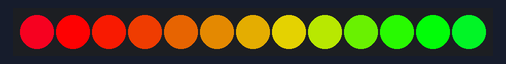
This sketch was run on a simulated Arduino Uno, built with avr-gcc and run on an emulated ATmega328P. Parts: 13 RGB LEDs in strip order, left to right.

Above: at 0.15 s.
At 5.25 s:
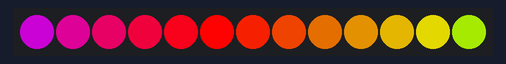
At 10.36 s:
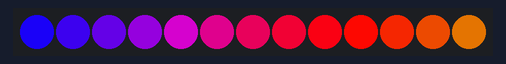
At 19.97 s:
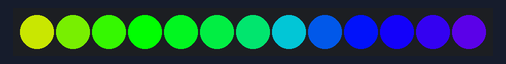
At 29.58 s:
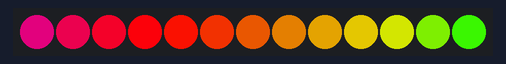
At 39.79 s:
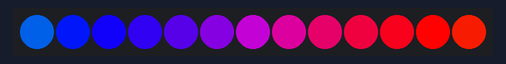

The sketch:

Lights.ino
```cpp
#include "FastLED.h"

#define LED_DT 7

#define COLOR_ORDER GRB
#define LED_TYPE WS2812
#define NUM_LEDS 13

uint8_t max_bright = 255;

struct CRGB leds[NUM_LEDS];

void setup() {

  Serial.begin(115200);

  LEDS.addLeds<LED_TYPE, LED_DT, COLOR_ORDER>(leds, NUM_LEDS);

  FastLED.setBrightness(255);

} // setup()


void loop () {
    uint8_t thisSpeed = 10;
    uint8_t deltaHue= 10;
    uint8_t thisHue = beat8(thisSpeed,255);
    fill_rainbow(leds, NUM_LEDS, thisHue, deltaHue);
    FastLED.show();
}
```
